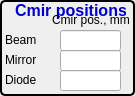
   <widget class="QGroupBox" name="groupBox_11">
    <property name="geometry">
     <rect>
      <x>335</x>
      <y>30</y>
      <width>135</width>
      <height>96</height>
     </rect>
    </property>
    <property name="styleSheet">
     <string notr="true">QGroupBox { 
     border: 2px solid black; 
     border-radius: 5px; 
 } </string>
    </property>
    <property name="title">
     <string/>
    </property>
    <widget class="QLabel" name="label_82">
     <property name="geometry">
      <rect>
       <x>15</x>
       <y>-10</y>
       <width>111</width>
       <height>41</height>
      </rect>
     </property>
     <property name="font">
      <font>
       <pointsize>12</pointsize>
       <weight>75</weight>
       <bold>true</bold>
      </font>
     </property>
     <property name="text">
      <string>&lt;html&gt;&lt;head/&gt;&lt;body&gt;&lt;p&gt;&lt;span style=&quot; color:#0000cc;&quot;&gt;Cmir positions&lt;/span&gt;&lt;/p&gt;&lt;/body&gt;&lt;/html&gt;</string>
     </property>
    </widget>
    <widget class="QLabel" name="label_91">
     <property name="geometry">
      <rect>
       <x>52</x>
       <y>10</y>
       <width>91</width>
       <height>21</height>
      </rect>
     </property>
     <property name="font">
      <font>
       <pointsize>9</pointsize>
      </font>
     </property>
     <property name="styleSheet">
      <string notr="true">color: rgb(0, 0, 0)</string>
     </property>
     <property name="text">
      <string>&lt;html&gt;&lt;head/&gt;&lt;body&gt;&lt;p&gt;Cmir pos., mm&lt;/p&gt;&lt;/body&gt;&lt;/html&gt;</string>
     </property>
    </widget>
    <widget class="QLabel" name="label_94">
     <property name="geometry">
      <rect>
       <x>5</x>
       <y>30</y>
       <width>61</width>
       <height>21</height>
      </rect>
     </property>
     <property name="font">
      <font>
       <pointsize>9</pointsize>
      </font>
     </property>
     <property name="styleSheet">
      <string notr="true">color: rgb(0, 0, 0)</string>
     </property>
     <property name="text">
      <string>&lt;html&gt;&lt;head/&gt;&lt;body&gt;&lt;p&gt;Beam&lt;/p&gt;&lt;/body&gt;&lt;/html&gt;</string>
     </property>
    </widget>
    <widget class="QLabel" name="label_92">
     <property name="geometry">
      <rect>
       <x>5</x>
       <y>50</y>
       <width>61</width>
       <height>21</height>
      </rect>
     </property>
     <property name="font">
      <font>
       <pointsize>9</pointsize>
      </font>
     </property>
     <property name="styleSheet">
      <string notr="true">color: rgb(0, 0, 0)</string>
     </property>
     <property name="text">
      <string>&lt;html&gt;&lt;head/&gt;&lt;body&gt;&lt;p&gt;Mirror&lt;/p&gt;&lt;/body&gt;&lt;/html&gt;</string>
     </property>
    </widget>
    <widget class="QLabel" name="label_93">
     <property name="geometry">
      <rect>
       <x>5</x>
       <y>70</y>
       <width>61</width>
       <height>21</height>
      </rect>
     </property>
     <property name="font">
      <font>
       <pointsize>9</pointsize>
      </font>
     </property>
     <property name="styleSheet">
      <string notr="true">color: rgb(0, 0, 0)</string>
     </property>
     <property name="text">
      <string>&lt;html&gt;&lt;head/&gt;&lt;body&gt;&lt;p&gt;Diode&lt;/p&gt;&lt;/body&gt;&lt;/html&gt;</string>
     </property>
    </widget>
    <widget class="caTextEntry" name="catextentry_108">
     <property name="geometry">
      <rect>
       <x>60</x>
       <y>30</y>
       <width>61</width>
       <height>21</height>
      </rect>
     </property>
     <property name="channel" stdset="0">
      <string notr="true">9idcSAXS:BeamIn.VAL</string>
     </property>
     <property name="background">
      <color>
       <red>115</red>
       <green>215</green>
       <blue>253</blue>
      </color>
     </property>
     <property name="colorMode">
      <enum>caLineEdit::Static</enum>
     </property>
    </widget>
    <widget class="caTextEntry" name="catextentry_109">
     <property name="geometry">
      <rect>
       <x>60</x>
       <y>50</y>
       <width>61</width>
       <height>21</height>
      </rect>
     </property>
     <property name="channel" stdset="0">
      <string notr="true">9idcSAXS:MirrorIn.VAL</string>
     </property>
     <property name="background">
      <color>
       <red>115</red>
       <green>215</green>
       <blue>253</blue>
      </color>
     </property>
     <property name="colorMode">
      <enum>caLineEdit::Static</enum>
     </property>
    </widget>
    <widget class="caTextEntry" name="catextentry_110">
     <property name="geometry">
      <rect>
       <x>60</x>
       <y>70</y>
       <width>61</width>
       <height>21</height>
      </rect>
     </property>
     <property name="channel" stdset="0">
      <string notr="true">9idcSAXS:DiodeIn.VAL</string>
     </property>
     <property name="background">
      <color>
       <red>115</red>
       <green>215</green>
       <blue>253</blue>
      </color>
     </property>
     <property name="colorMode">
      <enum>caLineEdit::Static</enum>
     </property>
    </widget>
   </widget>
